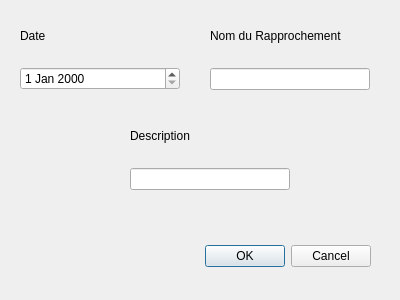
<?xml version="1.0" encoding="UTF-8"?>
<ui version="4.0">
 <class>Dialog</class>
 <widget class="QDialog" name="Dialog">
  <property name="geometry">
   <rect>
    <x>0</x>
    <y>0</y>
    <width>400</width>
    <height>300</height>
   </rect>
  </property>
  <property name="windowTitle">
   <string>Dialog</string>
  </property>
  <widget class="QDialogButtonBox" name="buttonBox">
   <property name="geometry">
    <rect>
     <x>30</x>
     <y>240</y>
     <width>341</width>
     <height>32</height>
    </rect>
   </property>
   <property name="orientation">
    <enum>Qt::Horizontal</enum>
   </property>
   <property name="standardButtons">
    <set>QDialogButtonBox::Cancel|QDialogButtonBox::Ok</set>
   </property>
  </widget>
  <widget class="QWidget" name="verticalLayoutWidget">
   <property name="geometry">
    <rect>
     <x>20</x>
     <y>10</y>
     <width>160</width>
     <height>80</height>
    </rect>
   </property>
   <layout class="QVBoxLayout" name="verticalLayout">
    <item>
     <widget class="QLabel" name="label">
      <property name="text">
       <string>Date</string>
      </property>
     </widget>
    </item>
    <item>
     <widget class="QDateEdit" name="dateEdit"/>
    </item>
   </layout>
  </widget>
  <widget class="QWidget" name="verticalLayoutWidget_2">
   <property name="geometry">
    <rect>
     <x>210</x>
     <y>10</y>
     <width>160</width>
     <height>80</height>
    </rect>
   </property>
   <layout class="QVBoxLayout" name="verticalLayout_2">
    <item>
     <widget class="QLabel" name="label_2">
      <property name="text">
       <string>Nom du Rapprochement</string>
      </property>
     </widget>
    </item>
    <item>
     <widget class="QLineEdit" name="lineEdit"/>
    </item>
   </layout>
  </widget>
  <widget class="QWidget" name="verticalLayoutWidget_3">
   <property name="geometry">
    <rect>
     <x>130</x>
     <y>110</y>
     <width>160</width>
     <height>80</height>
    </rect>
   </property>
   <layout class="QVBoxLayout" name="verticalLayout_3">
    <item>
     <widget class="QLabel" name="label_3">
      <property name="text">
       <string>Description</string>
      </property>
     </widget>
    </item>
    <item>
     <widget class="QLineEdit" name="lineEdit_2"/>
    </item>
   </layout>
  </widget>
 </widget>
 <resources/>
 <connections>
  <connection>
   <sender>buttonBox</sender>
   <signal>accepted()</signal>
   <receiver>Dialog</receiver>
   <slot>accept()</slot>
   <hints>
    <hint type="sourcelabel">
     <x>248</x>
     <y>254</y>
    </hint>
    <hint type="destinationlabel">
     <x>157</x>
     <y>274</y>
    </hint>
   </hints>
  </connection>
  <connection>
   <sender>buttonBox</sender>
   <signal>rejected()</signal>
   <receiver>Dialog</receiver>
   <slot>reject()</slot>
   <hints>
    <hint type="sourcelabel">
     <x>316</x>
     <y>260</y>
    </hint>
    <hint type="destinationlabel">
     <x>286</x>
     <y>274</y>
    </hint>
   </hints>
  </connection>
 </connections>
</ui>
